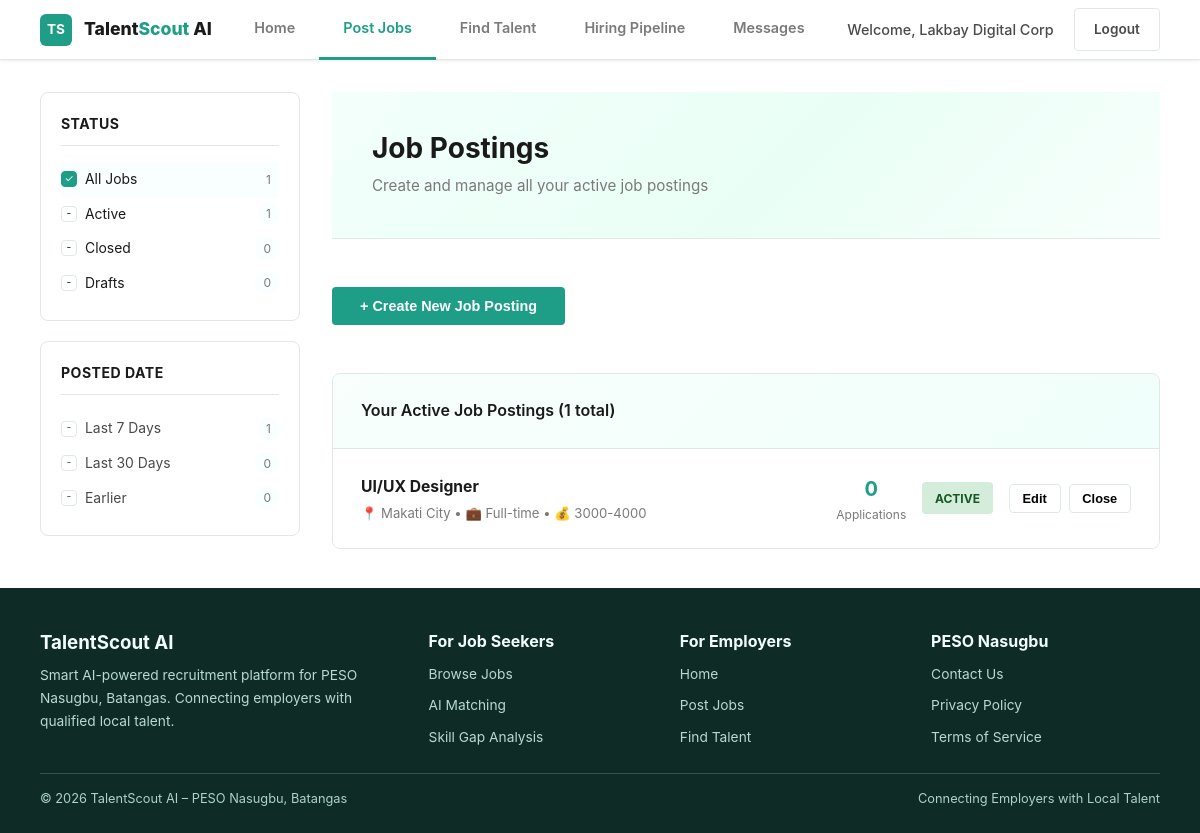
Page /employers/modules/post-jobs/index.php (signed in) on the earlier database version.
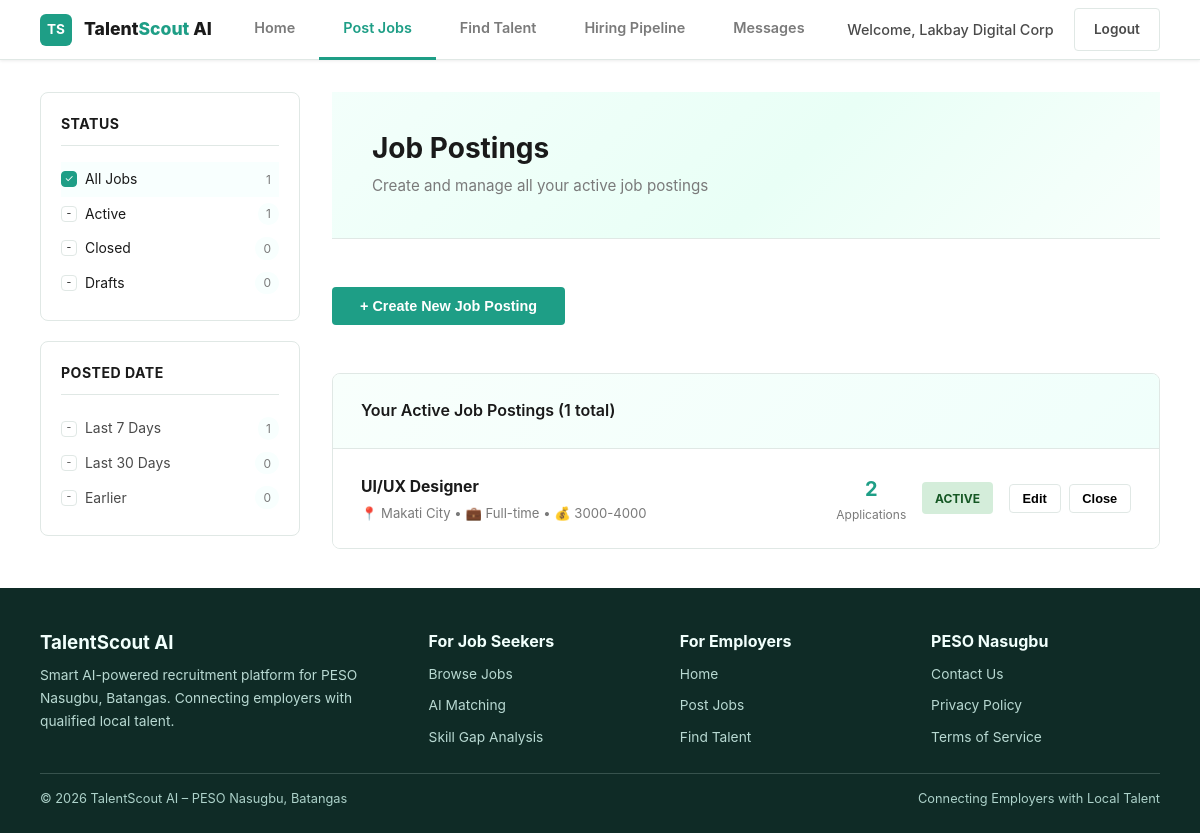
Same page on the later database version.
### tables this page shows
CREATE TABLE `job_post` (
  `job_post_id` int(11) NOT NULL,
  `employer_id` int(11) DEFAULT NULL,
  `title` varchar(255) DEFAULT NULL,
  `description` varchar(255) DEFAULT NULL,
  `salary` varchar(255) NOT NULL,
  `location` varchar(255) DEFAULT NULL,
  `work_type` varchar(50) DEFAULT NULL,
  `application_deadline` date DEFAULT NULL,
  `skills` varchar(255) NOT NULL,
  `experience_level` varchar(255) NOT NULL,
  `job_category` varchar(255) NOT NULL,
  `job_post_created` timestamp NOT NULL DEFAULT current_timestamp() ON UPDATE current_timestamp(),
  `job_status` varchar(20) DEFAULT 'active'
);

### employers/modules/post-jobs/index.php (the view, shortened to what the changed rows need)
<?php
$conn = getConnection();
$employer_id = (int)$_SESSION['employer_id'];
$filter_status = $_GET['status'] ?? 'all';
$jobs = [];
if ($filter_status === 'all' || $filter_status === 'active') {
  $stmt = $conn->prepare("SELECT job_post_id, title, salary, location, work_type, job_post_created, job_status, job_category, description, skills, application_deadline FROM job_post WHERE employer_id = ? AND (job_status IS NULL OR job_status = 'active' OR job_status = '') ORDER BY job_post_created DESC");
  $stmt->bind_param("i", $employer_id);
  $stmt->execute();
  $result = $stmt->get_result();
  while ($row = $result->fetch_assoc()) {
    $jobs[] = $row;
  }
}
$job_counts = [];
$stmt = $conn->prepare("SELECT job_post_id, COUNT(*) as count FROM application WHERE job_post_id IN (SELECT job_post_id FROM job_post WHERE employer_id = ?) GROUP BY job_post_id");
$stmt->bind_param("i", $employer_id);
$stmt->execute();
$result = $stmt->get_result();
while ($row = $result->fetch_assoc()) {
  $job_counts[$row['job_post_id']] = $row['count'];
}
?>
<!DOCTYPE html>
<html lang="en">
<head>
  <link rel="stylesheet" href="../../../styles/global.css">
  <link rel="stylesheet" href="../../../styles/page-layout.css">
  <link rel="stylesheet" href="https://unpkg.com/leaflet@1.9.4/dist/leaflet.css">
</head>
<body>
  <div id="manage-tab" class="tab-content active">
    <div class="main-layout">
      <div class="content-col">
        <div class="page-header">
          <h1>Job Postings</h1>
        </div>
        <div>
          <div class="jobs-list">
            <?php if (count($jobs) > 0): ?>
              <?php foreach ($jobs as $job):
                $job_status = $job['job_status'] ?? 'active';
                $is_closed = ($job_status === 'closed');
              ?>
                <div class="job-card">
                  <div>
                    <div class="job-title"><?php echo htmlspecialchars($job['title']); ?></div>
                    <div class="job-meta">
                      📍 <?php echo htmlspecialchars($job['location']); ?> •
                      💼 <?php echo htmlspecialchars($job['work_type']); ?> •
                      💰 <?php echo htmlspecialchars($job['salary']); ?>
                    </div>
                  </div>
                  <div style="text-align: center;">
                    <div style="font-size: 1.25rem; font-weight: 700; color: var(--primary-dark);">
                      <?php echo isset($job_counts[$job['job_post_id']]) ? $job_counts[$job['job_post_id']] : 0; ?>
                    </div>
                    <div style="font-size: 0.75rem; color: var(--text-light);">Applications</div>
                  </div>
                  <div style="text-align: center;">
                    <?php if ($is_closed): ?>
                      <div style="background: #f8d7da; color: #721c24; padding: 0.4rem 0.8rem; border-radius: 4px; font-size: 0.75rem; font-weight: 700;">CLOSED</div>
                    <?php else: ?>
                      <div style="background: #d4edda; color: #155724; padding: 0.4rem 0.8rem; border-radius: 4px; font-size: 0.75rem; font-weight: 700;">ACTIVE</div>
                    <?php endif; ?>
                  </div>
                  <div class="job-card-actions">
                    <button class="btn-small" style="background: white; border: 1px solid var(--border); padding: 0.4rem 0.8rem; border-radius: 4px; cursor: pointer; font-size: 0.8rem; font-weight: 600;" onclick="openEditModal(<?php echo $job['job_post_id']; ?>, '<?php echo htmlspecialchars(addslashes($job['title'])); ?>', '<?php echo htmlspecialchars(addslashes($job['job_category'] ?? '')); ?>', '<?php echo htmlspecialchars(addslashes($job['description'])); ?>', '<?php echo htmlspecialchars(addslashes($job['salary'])); ?>', '<?php echo htmlspecialchars(addslashes($job['location'])); ?>', '<?php echo htmlspecialchars(addslashes($job['work_type'])); ?>', '<?php echo htmlspecialchars(addslashes($job['skills'])); ?>', '<?php echo $job['application_deadline'] ?? ''; ?>')">Edit</button>
                    <?php if (!$is_closed): ?>
                      <button type="button" class="btn-small" style="background: white; border: 1px solid var(--border); padding: 0.4rem 0.8rem; border-radius: 4px; cursor: pointer; font-size: 0.8rem; font-weight: 600;" onclick="openCloseConfirm(<?php echo $job['job_post_id']; ?>)">Close</button>
                    <?php endif; ?>
                  </div>
                </div>
              <?php endforeach; ?>
            <?php else: ?>
              <div class="job-card" style="text-align: center; color: var(--text-light); padding: 2rem; grid-column: 1 / -1;">
                <p>No job postings yet. Click "Create New Job Posting" to get started.</p>
              </div>
            <?php endif; ?>
          </div>
        </div>
      </div>
    </div>
  </div>
</body>
</html>

Differences in the rows shown:
changed job_post "UI/UX Designer": job_post_id (not shown) → "2"; no longer shows "0"
